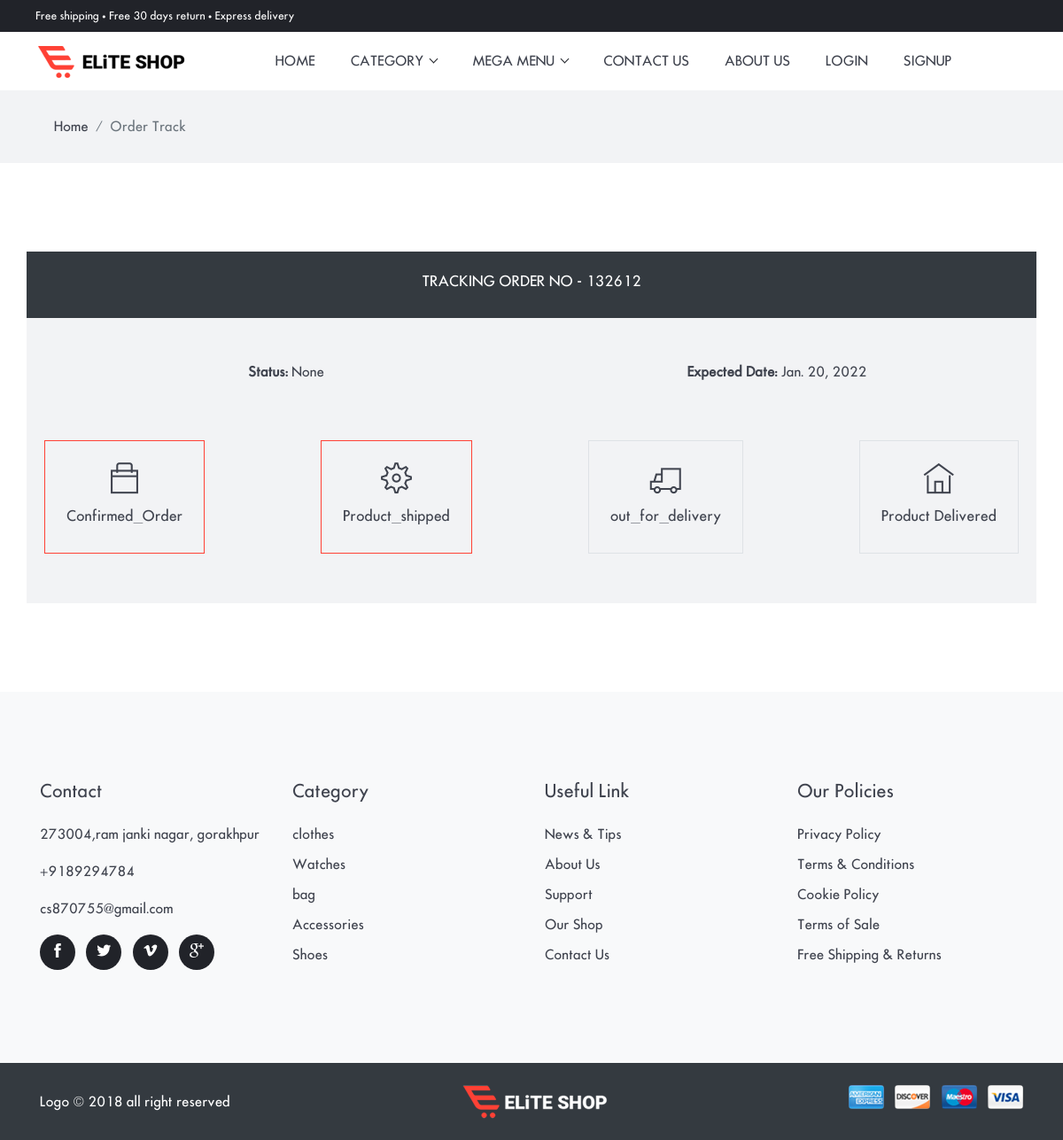
Screenshot of /track/2/ with the database file from the repository.
### shopping/models.py (models this page shows, shortened)
class order_product_detail(models.Model):
    order_detail=models.ForeignKey(order_product,on_delete=models.CASCADE,null=True)
    pro = models.ForeignKey(product, on_delete=models.CASCADE, null=True)
    status = models.CharField(max_length=100, null=True, choices=status, blank=True)
    quantity = models.IntegerField(null=True, blank=True)
    totalprice = models.IntegerField(null=True, blank=True)
    expected_date=models.DateField(null=True,blank=True)

class order_product(models.Model):
    usr=models.ForeignKey(User,on_delete=models.CASCADE,null=True)
    order_id=models.CharField(max_length=100,null=True,blank=True)
    fullname=models.CharField(max_length=100,null=True)
    house_no=models.CharField(max_length=100,null=True)
    area_name=models.CharField(max_length=100,null=True)
    city_state=models.CharField(max_length=100,null=True)
    landmark=models.CharField(max_length=100,null=True,blank=True)
    pincode=models.CharField(max_length=100,null=True)
    mobile1=models.CharField(max_length=100,null=True)
    mobile2=models.CharField(max_length=100,null=True)
    payment_id=models.CharField(max_length=100,null=True,blank=True)
    payment_status = models.CharField(max_length=100, null=True, default="not done", blank=True)
    amount = models.IntegerField(null=True, blank=True)
    order_date=models.DateField(null=True,blank=True)

### shopping/views.py (the view)
# urls.py: path('track/<int:oid>/',track_order,name='track'),
def track_order(request,oid):
    allcat=category.objects.all()
    orderdata=order_product_detail.objects.get(id=oid)
    d={"orderdata":orderdata,"allcat": allcat,"mycart":my_cart(request.user)}
    return render(request,'track.html',d)

### shopping/views.py (called while the page is built)
def my_cart(user=None):
    cartlist=[]
    if user.is_authenticated:
        cart=Cart.objects.filter(usr=user)
        cartlist=cart[:2]
        return cartlist

### shopping/templates/track.html (shortened to what this page needs)
{% extends 'base.html' %}
{% load static %}
{% block body %}
<div class="main-wrapper">
<nav class="bg-gray py-3">
  <div class="container">
    <ol class="breadcrumb">
      <li class="breadcrumb-item"><a href="{% url 'home' %}">Home</a></li>
      <li class="breadcrumb-item active" aria-current="page">Order Track</li>
    </ol>
  </div>
</nav>
<section class="section">
  <div class="container">
    <div class="row bg-dark">
      <div class="col-lg-12 text-center">
        <div class="p-4">
          <h5 class="text-white">TRACKING ORDER NO - {{orderdata.order_detail.order_id}}</h5>
        </div>
      </div>
    </div>
    <div class="row bg-gray px-3 py-5">
      <div class="col-md-6 text-center">
        <p><strong>Status: </strong>{{orderdata.status}}</p>
      </div>
      <div class="col-md-6 text-center">
        <p><strong>Expected Date: </strong>{{orderdata.expected_date}}</p>
      </div>
      <div class="d-flex justify-content-between w-100 mt-5 flex-column flex-sm-row">
        <div class="border mx-1 mb-2 border-primary p-2 p-md-4 text-center" id="1">
          <i class="ti-bag icon-md mb-3 d-inline-block"></i>
          <h5>Confirmed_Order</h5>
        </div>
        <div class="border mx-1 mb-2 border-primary p-2 p-md-4 text-center" id="2">
          <i class="ti-settings icon-md mb-3 d-inline-block"></i>
          <h5> Product_shipped</h5>
        </div>
        <div class="border mx-1 mb-2 p-2 p-md-4 text-center" id="3">
          <i class="ti-truck icon-md mb-3 d-inline-block"></i>
          <h5>out_for_delivery</h5>
        </div>
        <div class="border mx-1 mb-2 p-2 p-md-4 text-center" id="4">
          <i class="ti-home icon-md mb-3 d-inline-block"></i>
          <h5>Product Delivered</h5>
        </div>
      </div>
    </div>
  </div>
</section>
</div>
{% endblock %}

### shopping/static/css/style.css (style rules this page uses)
body { line-height: 26px; font-family: "futura_icgregular"; font-weight: 400; -webkit-font-smoothing: antialiased; font-size: 15px; }
p, .paragraph { font-weight: 400; color: #3f434e; font-size: 15px; line-height: 26px; font-family: "futura_icgregular"; }
h1, h2, h3, h4, h5, h6, .h1, .h2, .h3, .h4, .h5, .h6 { color: #3f434e; font-family: "futura_icgregular"; font-weight: 400; }
h5, .h5 { font-size: 16px; }
body { background-color: #fff; overflow-x: hidden; }
ol, ul { list-style-type: none; margin: 0px; }
.section { padding-top: 100px; padding-bottom: 100px; }
.breadcrumb { border-radius: 0; background-color: transparent; margin-bottom: 0; }
.breadcrumb-item a { color: #3f434e; }
.bg-gray { background: #f2f3f5; }
.bg-dark { background-color: #3f434e; }
.border-primary { border-color: #ff4135 !important; }
.icon-md { font-size: 35px; color: #3f434e; }

### rows the page displays
order_product_detail: order_detail.order_id "132612", status "None", expected_date "Jan. 20, 2022"
